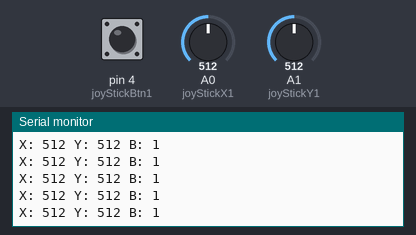
Bench run of a sketch on a simulated Arduino Leonardo, built with avr-gcc and run on an emulated ATmega32U4. On the bench: the last lines printed to the serial monitor. Inputs (shaded band) come from the test bench; at power-on: A0 (joyStickX1) = 512, A1 (joyStickY1) = 512, pin 4 (joyStickBtn1) HIGH.

Above: at 1.2 s.
1.3 s: A0 (joyStickX1) set to 716
At 1.9 s:
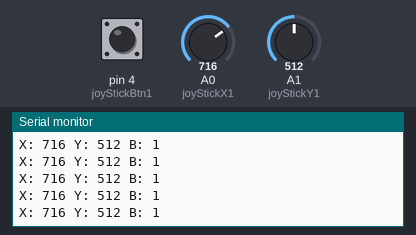
2.8 s: A1 (joyStickY1) set to 716
At 3.5 s:
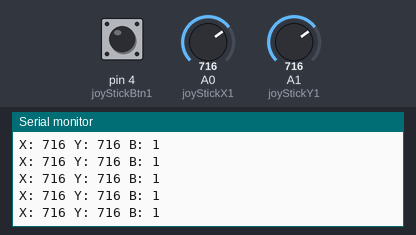
4.3 s: pin 4 (joyStickBtn1) pulled LOW for 0.15 s
5.9 s: A0 (joyStickX1) set to 900
At 6.8 s:
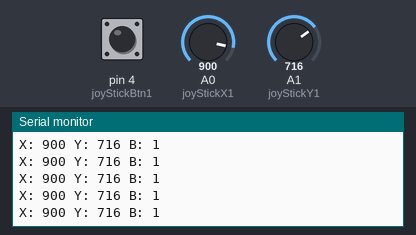
7.4 s: pin 4 (joyStickBtn1) pulled LOW for 1 s
At 8.3 s:
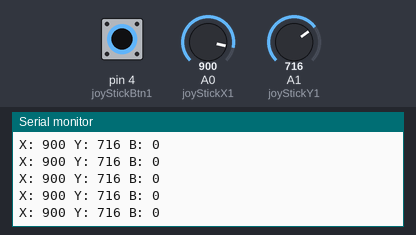
9.9 s: A1 (joyStickY1) set to 900
At 10.5 s:
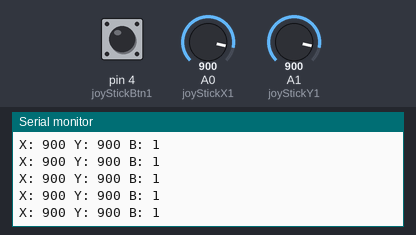
Timing chart, 0 to 12.4 s (numbered marks = the images above; inputs shaded):
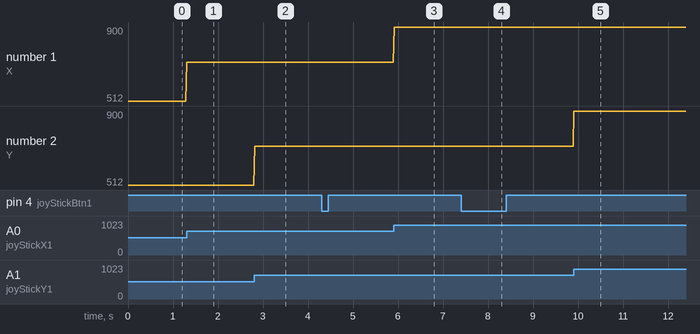

Measured:
- after the input at 1.3 s, the serial monitor: prints a new line at once (image 1)
- after the input at 2.8 s, the serial monitor: prints a new line at once (image 2)
- after the input at 5.9 s, the serial monitor: prints a new line at once (image 3)
- after the input at 7.4 s, the serial monitor: prints a new line at once (image 4)
- after the input at 9.9 s, the serial monitor: prints a new line at once (image 5)
- plotted number 1: 512 → 716 after the input at 1.3 s, 716 → 900 after the input at 5.9 s

The sketch:

MouseProject.ino
```cpp
#include <Mouse.h>


const int joyStickX1 = A0;
const int joyStickY1 = A1;
const int joyStickBtn1 = 4;

const int joyStickX2 = A2;
const int joyStickY2 = A3;
const int joyStickBtn2 = 5;

int jsB1;
int jsX1;
int jsY1;
int jsB2;
int jsX2;
int jsY2;

//void printJoyStick(int x, int y, int b){
//  Serial.println("X: " + x);
//  Serial.println("Y: " + y);
//  Serial.println("B: " + b);
//  Serial.println("\n");
//}

void printJoyStick(int x, int y, int b){
  Serial.print("X: ");
  Serial.print(x);

  Serial.print(" Y: ");
  Serial.print(y);

  Serial.print(" B: ");
  Serial.print(b);
  Serial.print("\n");
}


void setup(){
  Serial.begin(9600);

  pinMode(joyStickX1, INPUT);
  pinMode(joyStickY1, INPUT);
  pinMode(joyStickBtn1, INPUT);
  digitalWrite(joyStickBtn1, HIGH);

  pinMode(joyStickX2, INPUT);
  pinMode(joyStickY2, INPUT);
  pinMode(joyStickBtn2, INPUT);
  digitalWrite(joyStickBtn2, HIGH);

}


void loop(){
//  Serial.print("X: ");
//  Serial.print(analogRead(joyStickX1));
//  //Serial.println("X: " + analogRead(joyStickX1));
//  //Serial.println("Y: " + analogRead(joyStickY1));
//  //Serial.println("B: " + digitalRead(joyStickBtn1));
//  Serial.print("\n");

  printJoyStick(analogRead(joyStickX1), analogRead(joyStickY1), digitalRead(joyStickBtn1));
  //printJoyStick(analogRead(joyStickX2), analogRead(joyStickY2), digitalRead(joyStickBtn2));

  delay(20);


}
```
